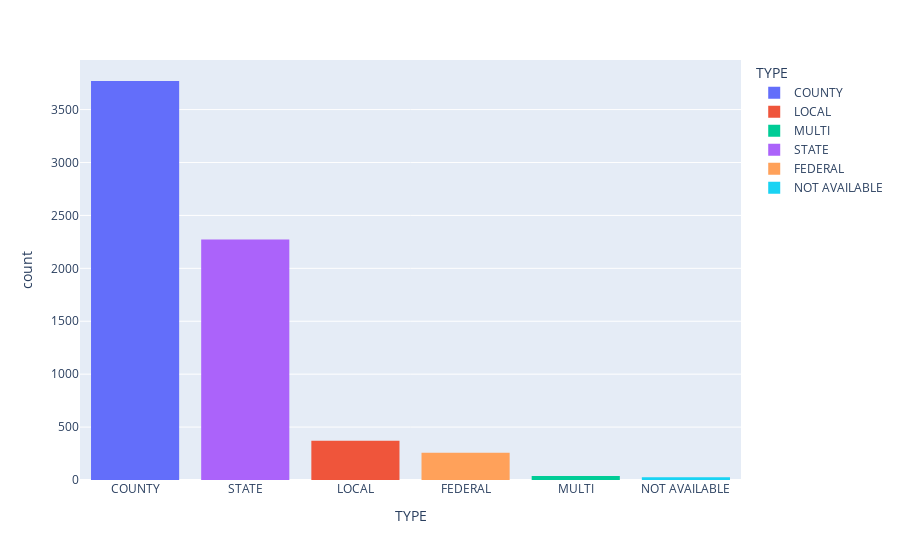

Notebook source saved alongside this figure:
### Code cell
px.histogram(data_import, x="TYPE", color="TYPE").update_xaxes(categoryorder="total descending")

### Figure 1 — Plotly figure (JSON) as saved in the notebook; plotly's stock layout.template omitted (floating-point values rounded to 4 significant figures; data arrays with more than 128 entries replaced by an {"elided": "..."} marker saying what was removed)
{"data": [{"alignmentgroup": "True", "bingroup": "x", "hovertemplate": "TYPE=%{x}<br>count=%{y}<extra></extra>", "legendgroup": "COUNTY", "marker": {"color": "#636efa", "pattern": {"shape": ""}}, "name": "COUNTY", "offsetgroup": "COUNTY", "orientation": "v", "showlegend": true, "type": "histogram", "x": {"elided": "3770 str values"}, "xaxis": "x", "yaxis": "y"}, {"alignmentgroup": "True", "bingroup": "x", "hovertemplate": "TYPE=%{x}<br>count=%{y}<extra></extra>", "legendgroup": "LOCAL", "marker": {"color": "#EF553B", "pattern": {"shape": ""}}, "name": "LOCAL", "offsetgroup": "LOCAL", "orientation": "v", "showlegend": true, "type": "histogram", "x": {"elided": "372 str values"}, "xaxis": "x", "yaxis": "y"}, {"alignmentgroup": "True", "bingroup": "x", "hovertemplate": "TYPE=%{x}<br>count=%{y}<extra></extra>", "legendgroup": "MULTI", "marker": {"color": "#00cc96", "pattern": {"shape": ""}}, "name": "MULTI", "offsetgroup": "MULTI", "orientation": "v", "showlegend": true, "type": "histogram", "x": ["MULTI", "MULTI", "MULTI", "MULTI", "MULTI", "MULTI", "MULTI", "MULTI", "MULTI", "MULTI", "MULTI", "MULTI", "MULTI", "MULTI", "MULTI", "MULTI", "MULTI", "MULTI", "MULTI", "MULTI", "MULTI", "MULTI", "MULTI", "MULTI", "MULTI", "MULTI", "MULTI", "MULTI", "MULTI", "MULTI", "MULTI", "MULTI", "MULTI", "MULTI", "MULTI", "MULTI", "MULTI", "MULTI"], "xaxis": "x", "yaxis": "y"}, {"alignmentgroup": "True", "bingroup": "x", "hovertemplate": "TYPE=%{x}<br>count=%{y}<extra></extra>", "legendgroup": "STATE", "marker": {"color": "#ab63fa", "pattern": {"shape": ""}}, "name": "STATE", "offsetgroup": "STATE", "orientation": "v", "showlegend": true, "type": "histogram", "x": {"elided": "2273 str values"}, "xaxis": "x", "yaxis": "y"}, {"alignmentgroup": "True", "bingroup": "x", "hovertemplate": "TYPE=%{x}<br>count=%{y}<extra></extra>", "legendgroup": "FEDERAL", "marker": {"color": "#FFA15A", "pattern": {"shape": ""}}, "name": "FEDERAL", "offsetgroup": "FEDERAL", "orientation": "v", "showlegend": true, "type": "histogram", "x": {"elided": "257 str values"}, "xaxis": "x", "yaxis": "y"}, {"alignmentgroup": "True", "bingroup": "x", "hovertemplate": "TYPE=%{x}<br>count=%{y}<extra></extra>", "legendgroup": "NOT AVAILABLE", "marker": {"color": "#19d3f3", "pattern": {"shape": ""}}, "name": "NOT AVAILABLE", "offsetgroup": "NOT AVAILABLE", "orientation": "v", "showlegend": true, "type": "histogram", "x": ["NOT AVAILABLE", "NOT AVAILABLE", "NOT AVAILABLE", "NOT AVAILABLE", "NOT AVAILABLE", "NOT AVAILABLE", "NOT AVAILABLE", "NOT AVAILABLE", "NOT AVAILABLE", "NOT AVAILABLE", "NOT AVAILABLE", "NOT AVAILABLE", "NOT AVAILABLE", "NOT AVAILABLE", "NOT AVAILABLE", "NOT AVAILABLE", "NOT AVAILABLE", "NOT AVAILABLE", "NOT AVAILABLE", "NOT AVAILABLE", "NOT AVAILABLE", "NOT AVAILABLE", "NOT AVAILABLE", "NOT AVAILABLE", "NOT AVAILABLE", "NOT AVAILABLE", "NOT AVAILABLE"], "xaxis": "x", "yaxis": "y"}], "layout": {"barmode": "relative", "legend": {"title": {"text": "TYPE"}, "tracegroupgap": 0}, "margin": {"t": 60}, "xaxis": {"anchor": "y", "categoryarray": ["COUNTY", "LOCAL", "MULTI", "STATE", "FEDERAL", "NOT AVAILABLE"], "categoryorder": "total descending", "domain": [0, 1], "title": {"text": "TYPE"}}, "yaxis": {"anchor": "x", "domain": [0, 1], "title": {"text": "count"}}}}
